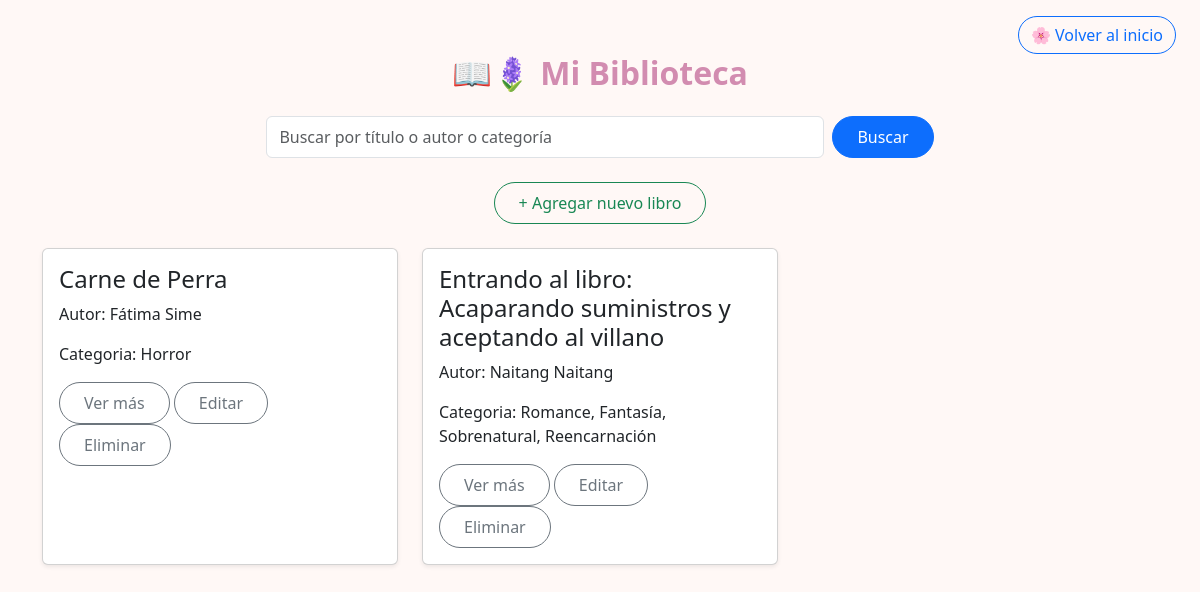
Before: /biblioteca/ (signed in) with the older database file.
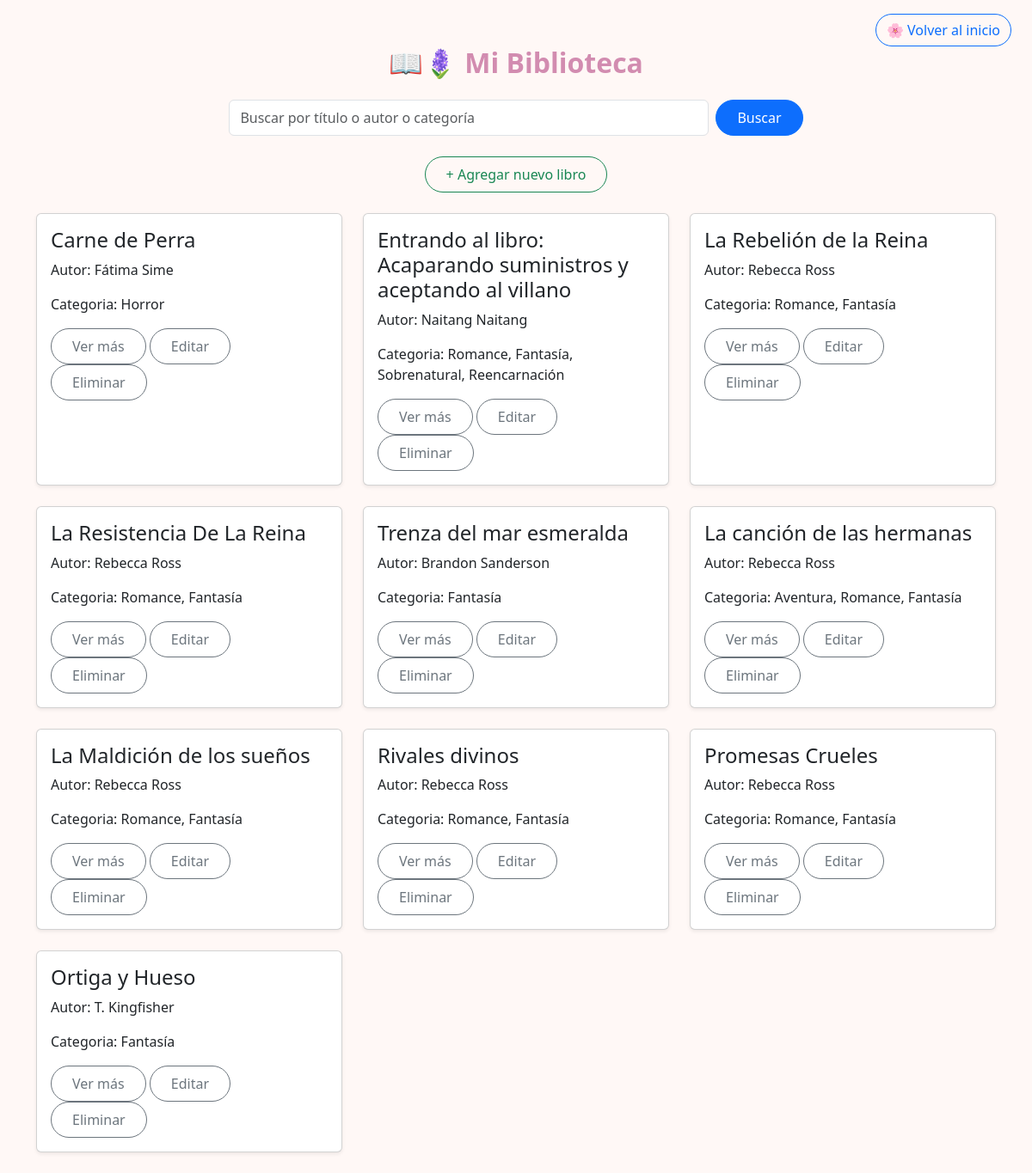
After: the same page with the newer database file.
### biblioteca/models.py (models this page shows, shortened)
class LibroLeido(models.Model):
    usuario = models.ForeignKey(User, on_delete=models.CASCADE) # Usuario que leyó el libro
    titulo = models.CharField(max_length=200, default="Sin título")  # Título personalizado (editable)
    autor = models.CharField(max_length=100, default="Desconocido")  # Autor del libro
    categoria = models.ManyToManyField(Categoria, blank=True)  # Categorías asociadas
    resumen = models.TextField() # Breve descripción del contenido o experiencia lectora
    estado = models.CharField(max_length=20, choices=ESTADO_LIBRO) # Estado de lectura
    fecha_inicio = models.DateField(null=True, blank=True) # Fecha en que se comenzó el libro
    fecha_fin = models.DateField(null=True, blank=True) # Fecha en que se terminó el libro
    pdf = models.FileField(upload_to='libros/', null=True, blank=True) # Archivo PDF del libro (opcional)
    link = models.URLField(blank=True, null=True) # Enlace al libro en línea (opcional)

class Categoria(models.Model):
    nombre = models.CharField(max_length=100, unique=True)

### biblioteca/views.py (the view)
# urls.py: path('biblioteca/', views.biblioteca, name='biblioteca'), # Biblioteca personal del usuario (libros leídos)
@login_required
def biblioteca(request):
    query = request.GET.get('q')
    if query:
        libros = LibroLeido.objects.filter(
            Q(titulo__icontains=query) |
            Q(autor__icontains=query) |
            Q(categoria__nombre__icontains=query),
            usuario=request.user
        ).distinct()
    else:
        libros = LibroLeido.objects.filter(usuario=request.user)
    return render(request, 'biblioteca/biblioteca.html', {
        'libros': libros,
        'query': query  # por si quieres mantener el texto buscado en el input
    })

### templates/biblioteca/biblioteca.html (shortened to what this page needs)
{% load static %}
<!DOCTYPE html>
<html lang="es">
<head>
    <link rel="stylesheet" href="https://cdn.jsdelivr.net/npm/bootstrap@5.3.0/dist/css/bootstrap.min.css">
    <link rel="stylesheet" href="{% static 'css/biblioteca.css' %}">
</head>
<body class="bg-light-pink">
<div class="d-flex justify-content-end me-4 mt-3">
  <a href="{% url 'inicio' %}" class="btn btn-outline-primary rounded-pill">🌸 Volver al inicio</a>
</div>
<div class="container">
    <h2 class="text-center mb-4 title-cozy">📖🪻 Mi Biblioteca</h2>
    <form class="d-flex mb-4 justify-content-center" method="get">
        <input class="form-control me-2 w-50" type="search" name="q"
           placeholder="Buscar por título o autor o categoría"
           value="{{ query|default:'' }}">
        <button class="btn btn-primary rounded-pill px-4 py-2" type="submit">Buscar</button>
    </form>
    <div class="text-center mb-4">
        <a href="{% url 'agregar_libro' %}" class="btn btn-outline-success rounded-pill px-4 py-2">+ Agregar nuevo libro</a>
    </div>
    <div class="row">
        {% for libro in libros %}
        <div class="col-md-4 mb-4">
            <div class="card p-3 shadow-sm h-100">
                <h4>{{ libro.titulo }}</h4>
                <p>Autor: {{ libro.autor }}</p>
                <p>Categoria: {% if libro.categoria.all %}
                        {% for cat in libro.categoria.all %}
                            {{ cat.nombre }}{% if not forloop.last %}, {% endif %}
                        {% endfor %}
                    {% else %}
                        (Sin categoría)
                    {% endif %} </p>
                <div>
                    <a href="{% url 'ver_libro' libro.pk %}" class="btn btn-outline-secondary rounded-pill px-4 py-2">Ver más</a>
                    <a href="{% url 'editar_libro' libro.pk %}" class="btn btn-outline-secondary rounded-pill px-4 py-2"></i>Editar</a>
                    <a href="{% url 'eliminar_libro' libro.pk %}"  class="btn btn-outline-secondary rounded-pill px-4 py-2">Eliminar</a>
                </div>
            </div>
        </div>
        {% empty %}
        <p class="text-center">No hay libros disponibles.</p>
        {% endfor %}
    </div>
</div>
</body>
</html>

### static/css/biblioteca.css (style rules this page uses)
body.bg-light-pink { background-color: #fff8f6; }
.title-cozy { color: #d28cb0; font-family: 'Segoe UI', Tahoma, sans-serif; font-weight: bold; }

Changed rows visible on the page:
added LibroLeido: titulo "La Rebelión de la Reina", autor "Rebecca Ross", Categoria (nombre "Romance"), Categoria (nombre "Fantasía")
added LibroLeido: titulo "La Resistencia De La Reina", autor "Rebecca Ross", Categoria (nombre "Romance"), Categoria (nombre "Fantasía")
added LibroLeido: titulo "Trenza del mar esmeralda", autor "Brandon Sanderson", Categoria (nombre "Fantasía")
added LibroLeido: titulo "La canción de las hermanas", autor "Rebecca Ross", Categoria (nombre "Romance"), Categoria (nombre "Fantasía")
now on this page (row unchanged): Categoria: nombre "Aventura", shown under "La canción de las hermanas"
added LibroLeido: titulo "La Maldición de los sueños", autor "Rebecca Ross", Categoria (nombre "Romance"), Categoria (nombre "Fantasía")
added LibroLeido: titulo "Rivales divinos", autor "Rebecca Ross", Categoria (nombre "Romance"), Categoria (nombre "Fantasía")
added LibroLeido: titulo "Promesas Crueles", autor "Rebecca Ross", Categoria (nombre "Romance"), Categoria (nombre "Fantasía")
added LibroLeido: titulo "Ortiga y Hueso", autor "T. Kingfisher", Categoria (nombre "Fantasía")
